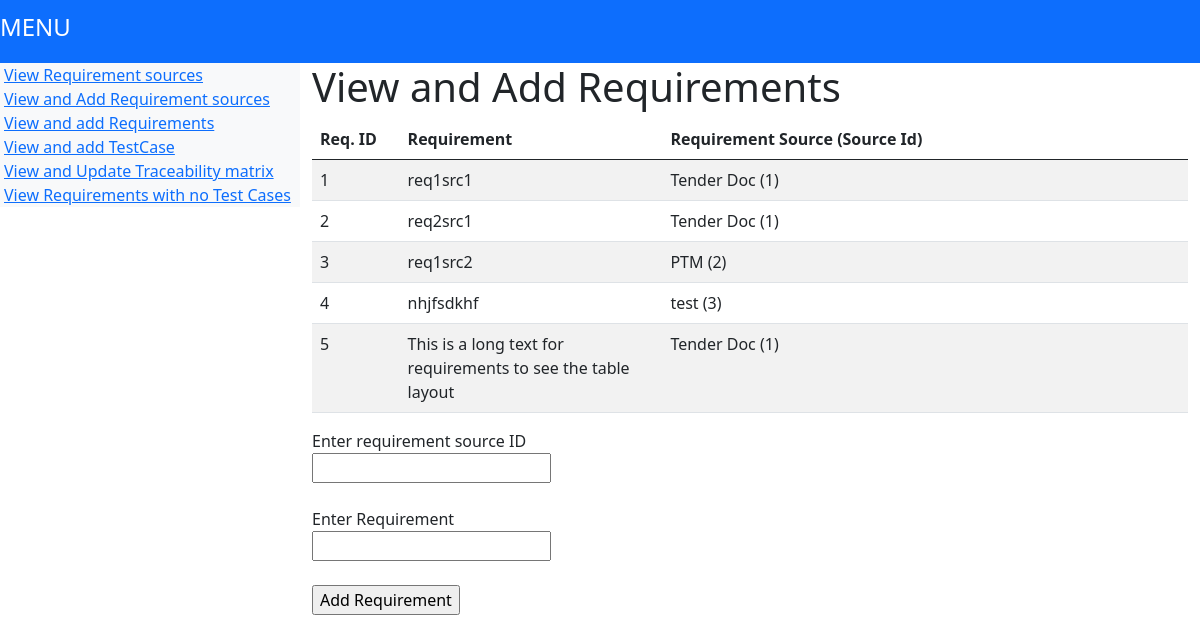
/viewaddreqs, run on the app's committed database.
### tables this page shows
CREATE TABLE Requirements(
			id INTEGER PRIMARY KEY,
            sourceID INTEGER,
			ReqText text NOT NULL,
            FOREIGN KEY (sourceID) REFERENCES RequirementSourcesMaster(id)
            );

CREATE TABLE RequirementSourcesMaster (
			id INTEGER PRIMARY KEY,
			Source text NOT NULL,
			Comments text
			
		);

### start.py (the view)
@app.route('/viewaddreqs', methods = ['GET', 'POST'])
def viewaddreqs():
    conn = sqlite3.connect("RTT.db")
    conn.execute("PRAGMA foreign_keys = 1") ##to enforce foreign key rules
    c = conn.cursor()
    if request.method == 'POST':
        SourceID = (request.form['ReqSourceID'])
        ReqText = (request.form['ReqText'])
        c.execute(" INSERT INTO Requirements (SourceID, ReqText) VALUES(:Source, :ReqText)", {"Source": SourceID, "ReqText": ReqText})
        conn.commit()
    srclist=[]
    query =  '''SELECT RequirementSourcesMaster.id, RequirementSourcesMaster.Source ,Requirements.id, Requirements.ReqText
                 FROM Requirements
                 INNER JOIN RequirementSourcesMaster
                 ON RequirementSourcesMaster.id = Requirements.sourceID'''
    for row in (c.execute(query)):
        srclist.append(row)
    conn.close()
    return render_template("viewaddreqs.html", title = "View and add Requirement Sources",srclist = srclist)

### templates/viewaddreqs.html
{%extends "layout.html" %}
{% block content %}
    <h1> View and Add Requirements</h1>
    <table style="width: auto;" class="table table-striped">
        <thead>
        <tr>
            <th style="width: 10%"> Req. ID </th>
            <th style="width: 30%">Requirement  </th>
            <th style="width: 60%">Requirement Source (Source Id)  </th>
        </tr>
    </thead>
        {% for item in srclist%}
        <tr>
            <td>{{item[2]}} </td>
            <td>{{item[3]}}  </td>
            <td>{{item[1]}} ({{item[0]}}) </td>
        </tr>
        {%endfor%}
    </table>
    <form method="POST" action="/viewaddreqs">
        <label for="ReqSourceID">Enter requirement source ID</label><br>
        <input type="text" value = "" name = "ReqSourceID" /><br><br>
        <label for="ReqText">Enter Requirement</label><br>
        <input type="text" value = "" name = "ReqText" /><br>
        <br>
        <input type="submit" value="Add Requirement" name="addreq" />
</form>
{% endblock content %}

### data on the page
Requirements: id "1", ReqText "req1src1", Source "Tender Doc", item "1"
Requirements: id "2", ReqText "req2src1", Source "Tender Doc", item "1"
Requirements: id "3", ReqText "req1src2", Source "PTM", item "2"
Requirements: id "4", ReqText "nhjfsdkhf", Source "test", item "3"
Requirements: id "5", ReqText "This is a long text for requirements to see the table layout", Source "Tender Doc", item "1"
